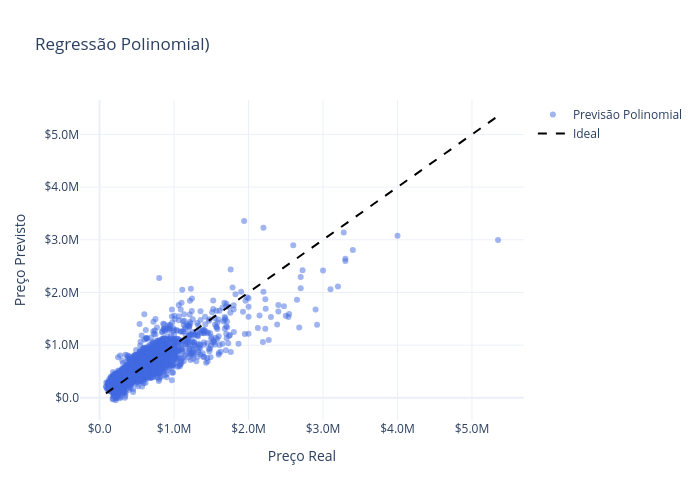

Notebook source saved alongside this figure:
### Code cell
import plotly.graph_objects as go

# 1. Pegando os dados da Célula 4 (Polinomial)
# 'previsoes' já contém os resultados do modelo polinomial
limites_poly = [y_test.min(), y_test.max()]

# 2. Criar a figura
fig_poly = go.Figure()

# Pontos de previsão
fig_poly.add_trace(go.Scatter(
    x=y_test, y=previsoes,
    mode='markers',
    marker=dict(color='royalblue', opacity=0.5),
    name='Previsão Polinomial'
))

# Linha de Acerto Perfeito
fig_poly.add_trace(go.Scatter(
    x=limites_poly, y=limites_poly,
    mode='lines',
    line=dict(color='black', dash='dash'),
    name='Ideal'
))

fig_poly.update_layout(
    title=f'Regressão Polinomial)',
    xaxis_title='Preço Real',
    yaxis_title='Preço Previsto',
    template='plotly_white',
    width=700, height=500
)

fig_poly.update_xaxes(tickformat="$.2s")
fig_poly.update_yaxes(tickformat="$.2s")

fig_poly.show()

### Figure 1 — Plotly figure (JSON) as saved in the notebook; plotly's stock layout.template omitted (floating-point values rounded to 4 significant figures; data arrays with more than 128 entries replaced by an {"elided": "..."} marker saying what was removed)
{"data": [{"marker": {"color": "royalblue", "opacity": 0.5}, "mode": "markers", "name": "Previsão Polinomial", "type": "scatter", "x": {"elided": "4320 float values"}, "y": {"elided": "4320 float values"}}, {"line": {"color": "black", "dash": "dash"}, "mode": "lines", "name": "Ideal", "type": "scatter", "x": [85000, 5350000], "y": [85000, 5350000]}], "layout": {"height": 500, "title": {"text": "Regressão Polinomial)"}, "width": 700, "xaxis": {"tickformat": "$.2s", "title": {"text": "Preço Real"}}, "yaxis": {"tickformat": "$.2s", "title": {"text": "Preço Previsto"}}}}
